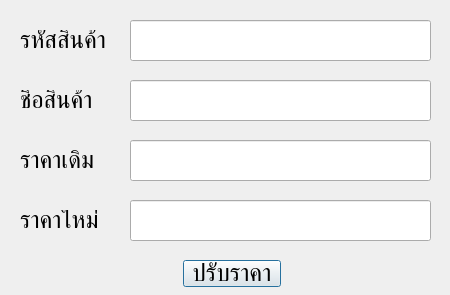
<?xml version="1.0" encoding="UTF-8"?>
<ui version="4.0">
 <class>AddItem</class>
 <widget class="QDialog" name="AddItem">
  <property name="geometry">
   <rect>
    <x>0</x>
    <y>0</y>
    <width>450</width>
    <height>295</height>
   </rect>
  </property>
  <property name="font">
   <font>
    <family>TH SarabunPSK</family>
    <pointsize>18</pointsize>
   </font>
  </property>
  <property name="windowTitle">
   <string>ปรับราคา</string>
  </property>
  <widget class="QLabel" name="label">
   <property name="geometry">
    <rect>
     <x>20</x>
     <y>30</y>
     <width>101</width>
     <height>21</height>
    </rect>
   </property>
   <property name="font">
    <font>
     <family>TH SarabunPSK</family>
     <pointsize>18</pointsize>
    </font>
   </property>
   <property name="text">
    <string>รหัสสินค้า</string>
   </property>
  </widget>
  <widget class="QLabel" name="label_2">
   <property name="geometry">
    <rect>
     <x>20</x>
     <y>90</y>
     <width>101</width>
     <height>21</height>
    </rect>
   </property>
   <property name="font">
    <font>
     <family>TH SarabunPSK</family>
     <pointsize>18</pointsize>
    </font>
   </property>
   <property name="text">
    <string>ชื่อสินค้า</string>
   </property>
  </widget>
  <widget class="QLabel" name="label_3">
   <property name="geometry">
    <rect>
     <x>20</x>
     <y>150</y>
     <width>101</width>
     <height>21</height>
    </rect>
   </property>
   <property name="font">
    <font>
     <family>TH SarabunPSK</family>
     <pointsize>18</pointsize>
    </font>
   </property>
   <property name="text">
    <string>ราคาเดิม</string>
   </property>
  </widget>
  <widget class="QLabel" name="label_4">
   <property name="geometry">
    <rect>
     <x>20</x>
     <y>210</y>
     <width>91</width>
     <height>21</height>
    </rect>
   </property>
   <property name="font">
    <font>
     <family>TH SarabunPSK</family>
     <pointsize>18</pointsize>
    </font>
   </property>
   <property name="text">
    <string>ราคาใหม่</string>
   </property>
  </widget>
  <widget class="QPushButton" name="change_button">
   <property name="geometry">
    <rect>
     <x>183</x>
     <y>260</y>
     <width>98</width>
     <height>27</height>
    </rect>
   </property>
   <property name="font">
    <font>
     <family>TH SarabunPSK</family>
     <pointsize>18</pointsize>
    </font>
   </property>
   <property name="text">
    <string>ปรับราคา</string>
   </property>
  </widget>
  <widget class="QLineEdit" name="line_price">
   <property name="geometry">
    <rect>
     <x>130</x>
     <y>140</y>
     <width>301</width>
     <height>41</height>
    </rect>
   </property>
   <property name="font">
    <font>
     <family>TH SarabunPSK</family>
     <pointsize>18</pointsize>
    </font>
   </property>
   <property name="readOnly">
    <bool>true</bool>
   </property>
  </widget>
  <widget class="QLineEdit" name="line_new_price">
   <property name="geometry">
    <rect>
     <x>130</x>
     <y>200</y>
     <width>301</width>
     <height>41</height>
    </rect>
   </property>
   <property name="font">
    <font>
     <family>TH SarabunPSK</family>
     <pointsize>18</pointsize>
    </font>
   </property>
  </widget>
  <widget class="QLineEdit" name="line_name">
   <property name="geometry">
    <rect>
     <x>130</x>
     <y>80</y>
     <width>301</width>
     <height>41</height>
    </rect>
   </property>
   <property name="font">
    <font>
     <family>TH SarabunPSK</family>
     <pointsize>18</pointsize>
    </font>
   </property>
   <property name="readOnly">
    <bool>true</bool>
   </property>
  </widget>
  <widget class="QLineEdit" name="line_barcode">
   <property name="geometry">
    <rect>
     <x>130</x>
     <y>20</y>
     <width>301</width>
     <height>41</height>
    </rect>
   </property>
   <property name="font">
    <font>
     <family>TH SarabunPSK</family>
     <pointsize>18</pointsize>
    </font>
   </property>
  </widget>
 </widget>
 <resources/>
 <connections/>
</ui>
